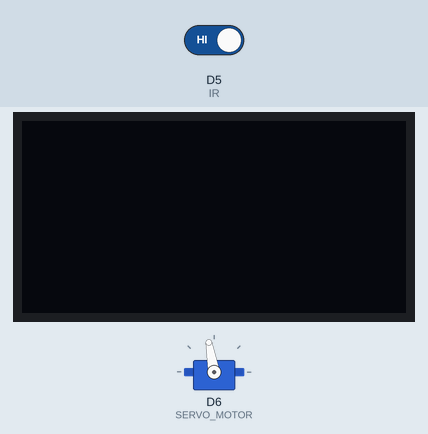
Bench run of a sketch on a simulated ESP8266 (NodeMCU). Shown: servo, 128×64 one-colour display. Inputs (shaded band) come from the test bench; at power-on: D5 (IR) HIGH. WiFi joins after 1.5 s; servers stay silent unless stated; network time is answered at once with the bench clock; the local clock reads 2024-03-15 10:24:30 at power-on unless the sketch sets it; what the sketch prints to the serial monitor is not drawn.

Above: at 4.7 s.
4.8 s: D5 (IR) driven LOW
At 6.1 s:
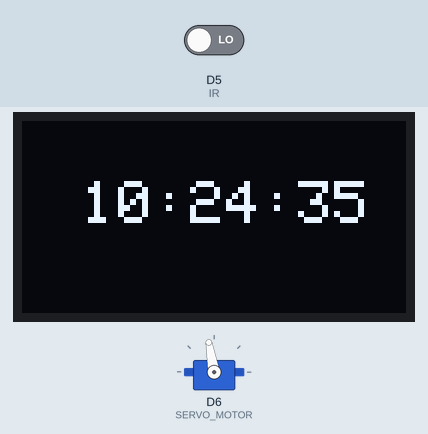
At 7.6 s:
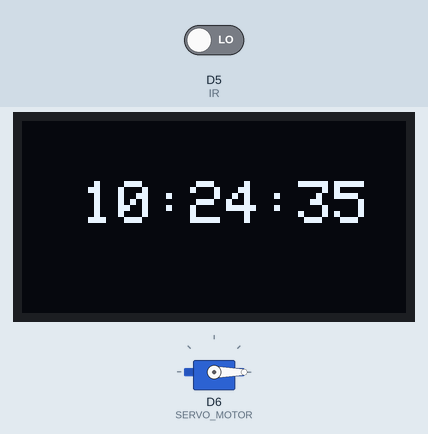
10.5 s: D5 (IR) driven LOW
Timing chart, 0 to 19.6 s (numbered marks = the images above; inputs shaded):
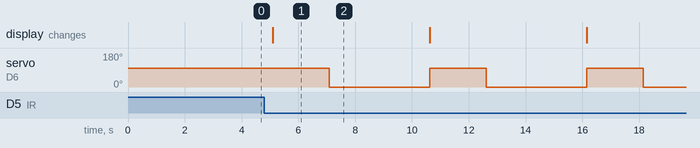

The sketch:

Finel_Code_WIth_Display.ino
```cpp
#include <ESP8266WiFi.h>
#include <NTPClient.h>
#include <WiFiUdp.h>
#include <Servo.h>
#include <Wire.h>
#include <Adafruit_GFX.h>
#include <Adafruit_SSD1306.h>

// Replace with your network credentials
const char *ssid     = "";
const char *password = "";

// Define NTP Client to get time
WiFiUDP ntpUDP;
NTPClient timeClient(ntpUDP, "in.pool.ntp.org");
#define SCREEN_WIDTH 128 // OLED display width, in pixels
#define SCREEN_HEIGHT 64 // OLED display height, in pixels
#define IR D5
#define SERVO_MOTOR D6
bool on = false;

Servo myservo;  // create servo object to control a servo
Adafruit_SSD1306 display(SCREEN_WIDTH, SCREEN_HEIGHT, &Wire, -1);

void setup() {
  // Initialize Serial Monitor
  Serial.begin(115200);

  // Servo Motor Setup
  myservo.attach(SERVO_MOTOR);  // attaches the servo on GIO2 to the servo object
  myservo.write(100);


  //Display Setup
  if(!display.begin(SSD1306_SWITCHCAPVCC, 0x3C)) { // Address 0x3D for 128x64
    Serial.println(F("SSD1306 allocation failed"));
    for(;;);
  }
  delay(2000);

  display.setTextSize(2);
  display.setTextColor(WHITE);
  display.println("Waiting...");


  // Connect to Wi-Fi
  Serial.print("Connecting to ");
  Serial.println(ssid);
  WiFi.begin(ssid, password);
  while (WiFi.status() != WL_CONNECTED) {
    delay(500);
    Serial.print(".");
  }

// Initialize a NTPClient to get time
  timeClient.begin();
  timeClient.setTimeOffset(19800);
}

void loop() {
  timeClient.update();

  time_t epochTime = timeClient.getEpochTime();
  Serial.print("Epoch Time: ");
  Serial.println(epochTime);

  String formattedTime = timeClient.getFormattedTime();
  Serial.print("Formatted Time: ");
  Serial.println(formattedTime);

  int currentHour = timeClient.getHours();
  Serial.print("Hour: ");
  Serial.println(currentHour);

  //Get a time structure
  struct tm *ptm = gmtime ((time_t *)&epochTime);

  //Print complete date:
  String currentDate = String(ptm->tm_year+1900) + "-" + String(ptm->tm_mon+1) + "-" + String(ptm->tm_mday);
  Serial.print("Current date: ");
  Serial.println(currentDate);

  int ir_value = digitalRead(IR);
  Serial.println(ir_value);
  if((ir_value == 0)||((on == true)||((currentHour == 6) || (currentHour == 24)))){
      display.clearDisplay();
      display.setCursor(20, 20);
      display.println(timeClient.getFormattedTime());
      display.display();


      myservo.write(100);              // tell servo to go to position in variable 'pos'
      delay(2000);                       // waits 15ms for the servo to reach the position
      myservo.write(0);              // tell servo to go to position in variable 'pos'
      delay(2000);
    }
  delay(1500);
}
```

Measured:
- after the input at 4.8 s, servo on D6 (SERVO_MOTOR): 100° → 0° after 2.3 s; the display: changes after 0.29 s (image 1)
